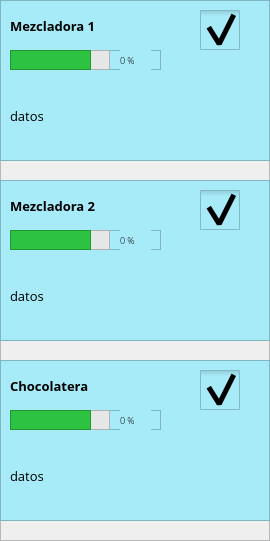
      <widget class="QFrame" name="frame_6">
       <property name="geometry">
        <rect>
         <x>410</x>
         <y>50</y>
         <width>270</width>
         <height>541</height>
        </rect>
       </property>
       <property name="frameShape">
        <enum>QFrame::StyledPanel</enum>
       </property>
       <property name="frameShadow">
        <enum>QFrame::Raised</enum>
       </property>
       <widget class="QFrame" name="frame_3">
        <property name="geometry">
         <rect>
          <x>0</x>
          <y>0</y>
          <width>270</width>
          <height>161</height>
         </rect>
        </property>
        <property name="styleSheet">
         <string notr="true">background-color:rgb(167, 235, 248);</string>
        </property>
        <property name="frameShape">
         <enum>QFrame::StyledPanel</enum>
        </property>
        <property name="frameShadow">
         <enum>QFrame::Raised</enum>
        </property>
        <widget class="QLabel" name="iconMachine1">
         <property name="geometry">
          <rect>
           <x>180</x>
           <y>50</y>
           <width>71</width>
           <height>71</height>
          </rect>
         </property>
         <property name="styleSheet">
          <string notr="true">image:url(&quot;:/images/batidora.png&quot;);
</string>
         </property>
         <property name="text">
          <string/>
         </property>
        </widget>
        <widget class="QLabel" name="lbMachine1">
         <property name="geometry">
          <rect>
           <x>10</x>
           <y>10</y>
           <width>150</width>
           <height>31</height>
          </rect>
         </property>
         <property name="font">
          <font>
           <family>Open Sans</family>
           <pointsize>10</pointsize>
           <weight>75</weight>
           <bold>true</bold>
          </font>
         </property>
         <property name="text">
          <string>Mezcladora 1</string>
         </property>
        </widget>
        <widget class="QLabel" name="lbDatosMachine1">
         <property name="geometry">
          <rect>
           <x>10</x>
           <y>75</y>
           <width>150</width>
           <height>81</height>
          </rect>
         </property>
         <property name="font">
          <font>
           <family>Open Sans</family>
           <pointsize>10</pointsize>
          </font>
         </property>
         <property name="text">
          <string>datos</string>
         </property>
        </widget>
        <widget class="QCheckBox" name="checkBoxMachine1">
         <property name="geometry">
          <rect>
           <x>200</x>
           <y>10</y>
           <width>51</width>
           <height>41</height>
          </rect>
         </property>
         <property name="styleSheet">
          <string notr="true">QCheckBox::indicator{
	width: 40px;
	height:40px;
}

QCheckBox::indicator:checked{
	image:url(&quot;:/images/switch-on.png&quot;);
}

QCheckBox::indicator:unchecked{
	image:url(&quot;:/images/switch-off.png&quot;);
}</string>
         </property>
         <property name="text">
          <string/>
         </property>
         <property name="checked">
          <bool>true</bool>
         </property>
        </widget>
        <widget class="QFrame" name="panelProgress2">
         <property name="geometry">
          <rect>
           <x>10</x>
           <y>50</y>
           <width>151</width>
           <height>20</height>
          </rect>
         </property>
         <property name="frameShape">
          <enum>QFrame::StyledPanel</enum>
         </property>
         <property name="frameShadow">
          <enum>QFrame::Raised</enum>
         </property>
         <widget class="QFrame" name="barMachine1">
          <property name="geometry">
           <rect>
            <x>0</x>
            <y>0</y>
            <width>100</width>
            <height>20</height>
           </rect>
          </property>
          <property name="styleSheet">
           <string notr="true">background-color:rgb(230, 230, 230);</string>
          </property>
          <property name="frameShape">
           <enum>QFrame::StyledPanel</enum>
          </property>
          <property name="frameShadow">
           <enum>QFrame::Raised</enum>
          </property>
          <widget class="QFrame" name="progressMachine1">
           <property name="geometry">
            <rect>
             <x>0</x>
             <y>0</y>
             <width>81</width>
             <height>20</height>
            </rect>
           </property>
           <property name="styleSheet">
            <string notr="true">background-color:rgb(46, 194, 67);</string>
           </property>
           <property name="frameShape">
            <enum>QFrame::StyledPanel</enum>
           </property>
           <property name="frameShadow">
            <enum>QFrame::Raised</enum>
           </property>
          </widget>
         </widget>
         <widget class="QLabel" name="lbProgressMachine1">
          <property name="geometry">
           <rect>
            <x>110</x>
            <y>0</y>
            <width>31</width>
            <height>20</height>
           </rect>
          </property>
          <property name="font">
           <font>
            <family>Open Sans Light</family>
            <pointsize>7</pointsize>
            <weight>50</weight>
            <bold>false</bold>
           </font>
          </property>
          <property name="text">
           <string>0 %</string>
          </property>
         </widget>
        </widget>
       </widget>
       <widget class="QFrame" name="frame_4">
        <property name="geometry">
         <rect>
          <x>0</x>
          <y>180</y>
          <width>270</width>
          <height>161</height>
         </rect>
        </property>
        <property name="styleSheet">
         <string notr="true">background-color:rgb(167, 235, 248);</string>
        </property>
        <property name="frameShape">
         <enum>QFrame::StyledPanel</enum>
        </property>
        <property name="frameShadow">
         <enum>QFrame::Raised</enum>
        </property>
        <widget class="QLabel" name="iconMachine2">
         <property name="geometry">
          <rect>
           <x>180</x>
           <y>50</y>
           <width>71</width>
           <height>71</height>
          </rect>
         </property>
         <property name="styleSheet">
          <string notr="true">image:url(&quot;:/images/batidora.png&quot;);
</string>
         </property>
         <property name="text">
          <string/>
         </property>
        </widget>
        <widget class="QLabel" name="lbMachine2">
         <property name="geometry">
          <rect>
           <x>10</x>
           <y>10</y>
           <width>150</width>
           <height>31</height>
          </rect>
         </property>
         <property name="font">
          <font>
           <family>Open Sans</family>
           <pointsize>10</pointsize>
           <weight>75</weight>
           <bold>true</bold>
          </font>
         </property>
         <property name="text">
          <string>Mezcladora 2</string>
         </property>
        </widget>
        <widget class="QLabel" name="lbDatosMachine2">
         <property name="geometry">
          <rect>
           <x>10</x>
           <y>75</y>
           <width>150</width>
           <height>81</height>
          </rect>
         </property>
         <property name="font">
          <font>
           <family>Open Sans</family>
           <pointsize>10</pointsize>
          </font>
         </property>
         <property name="text">
          <string>datos</string>
         </property>
        </widget>
        <widget class="QCheckBox" name="checkBoxMachine2">
         <property name="geometry">
          <rect>
           <x>200</x>
           <y>10</y>
           <width>51</width>
           <height>41</height>
          </rect>
         </property>
         <property name="styleSheet">
          <string notr="true">QCheckBox::indicator{
	width: 40px;
	height:40px;
}

QCheckBox::indicator:checked{
	image:url(&quot;:/images/switch-on.png&quot;);
}

QCheckBox::indicator:unchecked{
	image:url(&quot;:/images/switch-off.png&quot;);
}</string>
         </property>
         <property name="text">
          <string/>
         </property>
         <property name="checked">
          <bool>true</bool>
         </property>
        </widget>
        <widget class="QFrame" name="panelProgress3">
         <property name="geometry">
          <rect>
           <x>10</x>
           <y>50</y>
           <width>151</width>
           <height>20</height>
          </rect>
         </property>
         <property name="frameShape">
          <enum>QFrame::StyledPanel</enum>
         </property>
         <property name="frameShadow">
          <enum>QFrame::Raised</enum>
         </property>
         <widget class="QFrame" name="barMachine2">
          <property name="geometry">
           <rect>
            <x>0</x>
            <y>0</y>
            <width>100</width>
            <height>20</height>
           </rect>
          </property>
          <property name="styleSheet">
           <string notr="true">background-color:rgb(230, 230, 230);</string>
          </property>
          <property name="frameShape">
           <enum>QFrame::StyledPanel</enum>
          </property>
          <property name="frameShadow">
           <enum>QFrame::Raised</enum>
          </property>
          <widget class="QFrame" name="progressMachine2">
           <property name="geometry">
            <rect>
             <x>0</x>
             <y>0</y>
             <width>81</width>
             <height>20</height>
            </rect>
           </property>
           <property name="styleSheet">
            <string notr="true">background-color:rgb(46, 194, 67);</string>
           </property>
           <property name="frameShape">
            <enum>QFrame::StyledPanel</enum>
           </property>
           <property name="frameShadow">
            <enum>QFrame::Raised</enum>
           </property>
          </widget>
         </widget>
         <widget class="QLabel" name="lbProgressMachine2">
          <property name="geometry">
           <rect>
            <x>110</x>
            <y>0</y>
            <width>31</width>
            <height>20</height>
           </rect>
          </property>
          <property name="font">
           <font>
            <family>Open Sans Light</family>
            <pointsize>7</pointsize>
            <weight>50</weight>
            <bold>false</bold>
           </font>
          </property>
          <property name="text">
           <string>0 %</string>
          </property>
         </widget>
        </widget>
       </widget>
       <widget class="QFrame" name="frame_5">
        <property name="geometry">
         <rect>
          <x>0</x>
          <y>360</y>
          <width>270</width>
          <height>161</height>
         </rect>
        </property>
        <property name="styleSheet">
         <string notr="true">background-color:rgb(167, 235, 248);</string>
        </property>
        <property name="frameShape">
         <enum>QFrame::StyledPanel</enum>
        </property>
        <property name="frameShadow">
         <enum>QFrame::Raised</enum>
        </property>
        <widget class="QLabel" name="iconMachine3">
         <property name="geometry">
          <rect>
           <x>180</x>
           <y>50</y>
           <width>71</width>
           <height>71</height>
          </rect>
         </property>
         <property name="styleSheet">
          <string notr="true">image:url(&quot;:/images/chocolatera.png&quot;);
</string>
         </property>
         <property name="text">
          <string/>
         </property>
        </widget>
        <widget class="QLabel" name="lbMachine3">
         <property name="geometry">
          <rect>
           <x>10</x>
           <y>10</y>
           <width>150</width>
           <height>31</height>
          </rect>
         </property>
         <property name="font">
          <font>
           <family>Open Sans</family>
           <pointsize>10</pointsize>
           <weight>75</weight>
           <bold>true</bold>
          </font>
         </property>
         <property name="text">
          <string>Chocolatera</string>
         </property>
        </widget>
        <widget class="QLabel" name="lbDatosMachine3">
         <property name="geometry">
          <rect>
           <x>10</x>
           <y>75</y>
           <width>150</width>
           <height>81</height>
          </rect>
         </property>
         <property name="font">
          <font>
           <family>Open Sans</family>
           <pointsize>10</pointsize>
          </font>
         </property>
         <property name="text">
          <string>datos</string>
         </property>
        </widget>
        <widget class="QCheckBox" name="checkBoxMachine3">
         <property name="geometry">
          <rect>
           <x>200</x>
           <y>10</y>
           <width>51</width>
           <height>41</height>
          </rect>
         </property>
         <property name="styleSheet">
          <string notr="true">QCheckBox::indicator{
	width: 40px;
	height:40px;
}

QCheckBox::indicator:checked{
	image:url(&quot;:/images/switch-on.png&quot;);
}

QCheckBox::indicator:unchecked{
	image:url(&quot;:/images/switch-off.png&quot;);
}</string>
         </property>
         <property name="text">
          <string/>
         </property>
         <property name="checked">
          <bool>true</bool>
         </property>
        </widget>
        <widget class="QFrame" name="panelProgress4">
         <property name="geometry">
          <rect>
           <x>10</x>
           <y>50</y>
           <width>151</width>
           <height>20</height>
          </rect>
         </property>
         <property name="frameShape">
          <enum>QFrame::StyledPanel</enum>
         </property>
         <property name="frameShadow">
          <enum>QFrame::Raised</enum>
         </property>
         <widget class="QFrame" name="barMachine3">
          <property name="geometry">
           <rect>
            <x>0</x>
            <y>0</y>
            <width>100</width>
            <height>20</height>
           </rect>
          </property>
          <property name="styleSheet">
           <string notr="true">background-color:rgb(230, 230, 230);</string>
          </property>
          <property name="frameShape">
           <enum>QFrame::StyledPanel</enum>
          </property>
          <property name="frameShadow">
           <enum>QFrame::Raised</enum>
          </property>
          <widget class="QFrame" name="progressMachine3">
           <property name="geometry">
            <rect>
             <x>0</x>
             <y>0</y>
             <width>81</width>
             <height>20</height>
            </rect>
           </property>
           <property name="styleSheet">
            <string notr="true">background-color:rgb(46, 194, 67);</string>
           </property>
           <property name="frameShape">
            <enum>QFrame::StyledPanel</enum>
           </property>
           <property name="frameShadow">
            <enum>QFrame::Raised</enum>
           </property>
          </widget>
         </widget>
         <widget class="QLabel" name="lbProgressMachine3">
          <property name="geometry">
           <rect>
            <x>110</x>
            <y>0</y>
            <width>31</width>
            <height>20</height>
           </rect>
          </property>
          <property name="font">
           <font>
            <family>Open Sans Light</family>
            <pointsize>7</pointsize>
            <weight>50</weight>
            <bold>false</bold>
           </font>
          </property>
          <property name="text">
           <string>0 %</string>
          </property>
         </widget>
        </widget>
       </widget>
      </widget>
